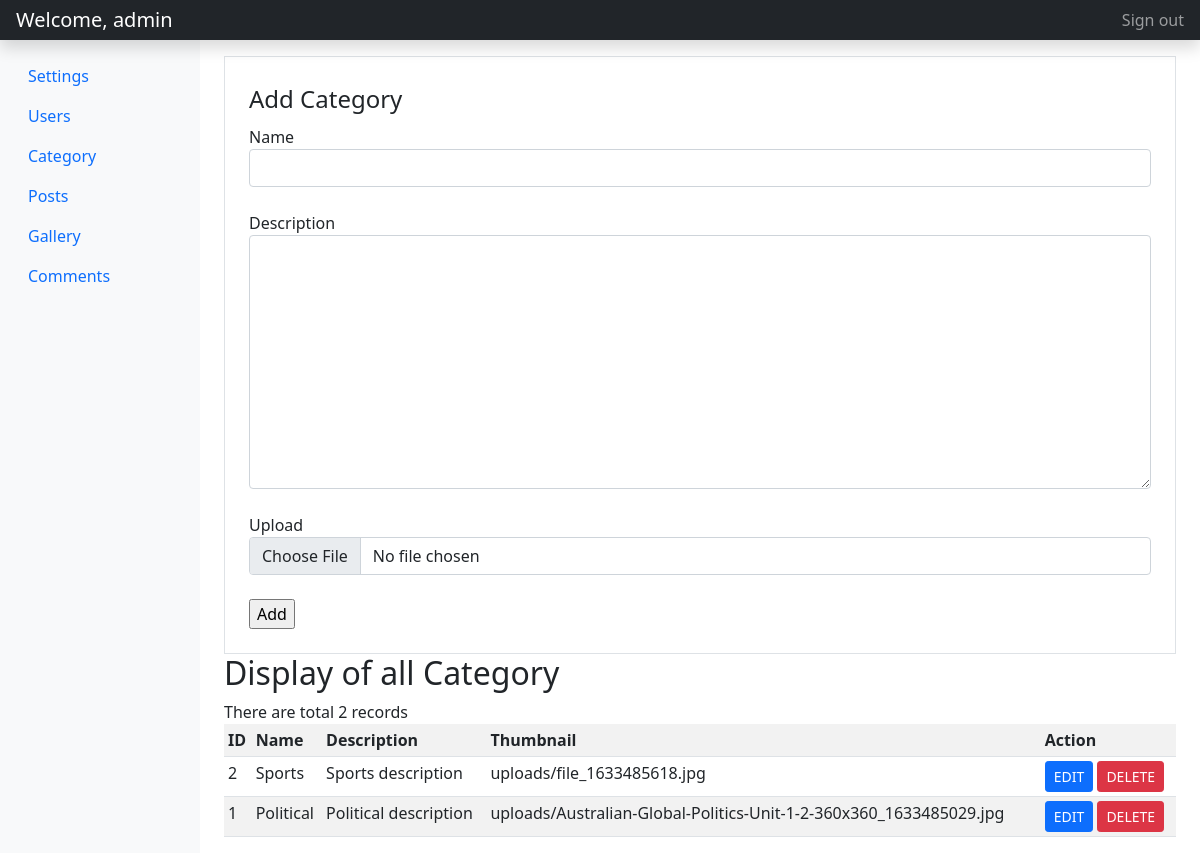
The app's page /admin/category.php (signed in) with its own data.
### tables this page shows
CREATE TABLE `category` (
  `id` int(11) NOT NULL,
  `name` varchar(250) NOT NULL,
  `description` varchar(250) NOT NULL,
  `thumbnail` varchar(250) NOT NULL,
  `status` tinyint(1) NOT NULL
);

### admin/category.php (the view, shortened to what this page needs)
<!DOCTYPE html>
<html lang="en">
<head>
  <link rel="stylesheet" href="../css/bootstrap.css" />
</head>
<body>
  <?php include('inc_welcomemenu.php'); ?>
  <div class="container-fluid">
    <div class="row">
      <?php include('inc_sidemenu.php'); ?>
      <main class="col-md-9 ms-sm-auto col-lg-10 px-md-4 mt-3">
        <div class="row">
          <div class="col-xxl-4">
            <form method="post" name='addsetting' action="" class=" border p-4" enctype="multipart/form-data">
              <fieldset>
                <legend>Add Category</legend>
                <label>Name</label>
                <input type="text" name="name" class="form-control">
                <br />
                <label>Description</label>
                <textarea class="form-control" name="description" rows="10"></textarea>
                <br />
                <label>Upload</label><br>
                <input type="file" class="form-control" id="file" name="image">
                <br>
                <input type="submit" name='submit' value="Add">
              </fieldset>
            </form>
          </div>
          <div class="col-xxl-8">
            <div class="table-responsive">
              <h2>Display of all Category</h2>
              <?php
              $sql = "SELECT * from category order by id DESC";
              include('dbconnection.php');
              $query = mysqli_query($conn, $sql);
              $count = mysqli_num_rows($query);
              if ($count >= 1) {
                echo "There are total $count records";
                echo "<table class='table table-striped table-sm'>
<tr><th>ID</th><th>Name</th><th>Description</th><th>Thumbnail</th><th>Action</th></tr>";
                while ($row = mysqli_fetch_array($query)) {
                  echo "<tr>";
                  echo "<td>" . $row['id'] . "</td>";
                  echo "<td>" . $row['name'] . "</td>";
                  echo "<td>" . $row['description'] . "</td>";
                  echo "<td>" . $row['thumbnail'] . "</td>";
                  echo "<td><a class='btn btn-primary btn-sm' href='settings_edit.php?id=" . $row['id'] . "'>EDIT</a> <a class='btn btn-danger btn-sm' href='settings_delete.php?id=" . $row['id'] . "'>DELETE</a></td>";
                }
                echo "</table>";
              } else {
                echo "No records Found";
              }
              ?>
            </div>
          </div>
        </div>
      </main>
    </div>
  </div>
</body>
</html>

### records on screen
category: id "2", name "Sports", description "Sports description", thumbnail "uploads/file_1633485618.jpg"
category: id "1", name "Political", description "Political description", thumbnail "uploads/Australian-Global-Politics-Unit-1-2-360x360_1633485029.jpg"

### other values on screen
$_SESSION['name'] "admin"
$count "2"
